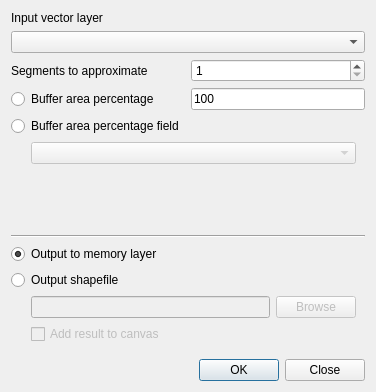
<?xml version="1.0" encoding="UTF-8"?>
<ui version="4.0">
 <class>BufferByPercentage</class>
 <widget class="QDialog" name="BufferByPercentage">
  <property name="geometry">
   <rect>
    <x>0</x>
    <y>0</y>
    <width>376</width>
    <height>392</height>
   </rect>
  </property>
  <property name="windowTitle">
   <string>Buffer by Percentage</string>
  </property>
  <layout class="QVBoxLayout" name="verticalLayout">
   <item>
    <layout class="QVBoxLayout">
     <item>
      <widget class="QLabel" name="label_1">
       <property name="text">
        <string>Input vector layer</string>
       </property>
      </widget>
     </item>
     <item>
      <widget class="QComboBox" name="inputLayer">
       <property name="sizePolicy">
        <sizepolicy hsizetype="Minimum" vsizetype="Fixed">
         <horstretch>0</horstretch>
         <verstretch>0</verstretch>
        </sizepolicy>
       </property>
      </widget>
     </item>
    </layout>
   </item>
   <item>
    <layout class="QHBoxLayout" name="horizontalLayout">
     <item>
      <widget class="QLabel" name="lblSegments">
       <property name="text">
        <string>Segments to approximate</string>
       </property>
      </widget>
     </item>
     <item>
      <widget class="QSpinBox" name="segments">
       <property name="minimum">
        <number>1</number>
       </property>
       <property name="maximum">
        <number>10000</number>
       </property>
       <property name="value">
        <number>1</number>
       </property>
      </widget>
     </item>
    </layout>
   </item>
   <item>
    <layout class="QHBoxLayout" name="_4">
     <item>
      <layout class="QHBoxLayout" name="_5">
       <item>
        <widget class="QRadioButton" name="rdoBuffer">
         <property name="text">
          <string>Buffer area percentage</string>
         </property>
         <property name="checked">
          <bool>false</bool>
         </property>
        </widget>
       </item>
       <item>
        <widget class="QLineEdit" name="param">
         <property name="enabled">
          <bool>true</bool>
         </property>
         <property name="sizePolicy">
          <sizepolicy hsizetype="Minimum" vsizetype="Fixed">
           <horstretch>0</horstretch>
           <verstretch>0</verstretch>
          </sizepolicy>
         </property>
         <property name="layoutDirection">
          <enum>Qt::LeftToRight</enum>
         </property>
         <property name="text">
          <string>100</string>
         </property>
         <property name="cursorPosition">
          <number>3</number>
         </property>
        </widget>
       </item>
      </layout>
     </item>
    </layout>
   </item>
   <item>
    <layout class="QVBoxLayout" name="_7">
     <item>
      <widget class="QRadioButton" name="radioPercentageField">
       <property name="text">
        <string>Buffer area percentage field</string>
       </property>
      </widget>
     </item>
     <item>
      <widget class="QWidget" name="widget" native="true">
       <layout class="QVBoxLayout" name="verticalLayout_3">
        <property name="leftMargin">
         <number>20</number>
        </property>
        <property name="topMargin">
         <number>0</number>
        </property>
        <item>
         <widget class="QComboBox" name="dropdownPercentageField">
          <property name="enabled">
           <bool>false</bool>
          </property>
          <property name="sizePolicy">
           <sizepolicy hsizetype="Minimum" vsizetype="Fixed">
            <horstretch>0</horstretch>
            <verstretch>0</verstretch>
           </sizepolicy>
          </property>
         </widget>
        </item>
       </layout>
      </widget>
     </item>
    </layout>
   </item>
   <item>
    <spacer name="spacer">
     <property name="orientation">
      <enum>Qt::Vertical</enum>
     </property>
     <property name="sizeHint" stdset="0">
      <size>
       <width>20</width>
       <height>194</height>
      </size>
     </property>
    </spacer>
   </item>
   <item>
    <widget class="Line" name="line">
     <property name="orientation">
      <enum>Qt::Horizontal</enum>
     </property>
    </widget>
   </item>
   <item>
    <widget class="QRadioButton" name="radioMemoryLayer">
     <property name="text">
      <string>Output to memory layer</string>
     </property>
     <property name="checked">
      <bool>true</bool>
     </property>
     <attribute name="buttonGroup">
      <string notr="true">buttonGroup</string>
     </attribute>
    </widget>
   </item>
   <item>
    <widget class="QRadioButton" name="radioOutputLayer">
     <property name="text">
      <string>Output shapefile</string>
     </property>
     <attribute name="buttonGroup">
      <string notr="true">buttonGroup</string>
     </attribute>
    </widget>
   </item>
   <item>
    <widget class="QWidget" name="outputLayerWidget" native="true">
     <property name="enabled">
      <bool>false</bool>
     </property>
     <layout class="QVBoxLayout" name="verticalLayout_2">
      <property name="leftMargin">
       <number>20</number>
      </property>
      <property name="topMargin">
       <number>0</number>
      </property>
      <item>
       <layout class="QHBoxLayout" name="_3">
        <item>
         <widget class="QLineEdit" name="outputLayer">
          <property name="readOnly">
           <bool>true</bool>
          </property>
         </widget>
        </item>
        <item>
         <widget class="QPushButton" name="btnBrowse">
          <property name="text">
           <string>Browse</string>
          </property>
         </widget>
        </item>
       </layout>
      </item>
      <item>
       <widget class="QCheckBox" name="checkboxAddToCanvas">
        <property name="text">
         <string>Add result to canvas</string>
        </property>
       </widget>
      </item>
     </layout>
    </widget>
   </item>
   <item>
    <layout class="QHBoxLayout" name="horizontalLayout_2">
     <item>
      <widget class="QDialogButtonBox" name="buttonBox">
       <property name="standardButtons">
        <set>QDialogButtonBox::Close|QDialogButtonBox::Ok</set>
       </property>
      </widget>
     </item>
    </layout>
   </item>
  </layout>
  <zorder>spacer</zorder>
  <zorder>line</zorder>
  <zorder>radioMemoryLayer</zorder>
  <zorder>radioOutputLayer</zorder>
  <zorder>outputLayerWidget</zorder>
 </widget>
 <resources/>
 <connections>
  <connection>
   <sender>radioOutputLayer</sender>
   <signal>toggled(bool)</signal>
   <receiver>outputLayerWidget</receiver>
   <slot>setEnabled(bool)</slot>
   <hints>
    <hint type="sourcelabel">
     <x>187</x>
     <y>602</y>
    </hint>
    <hint type="destinationlabel">
     <x>187</x>
     <y>646</y>
    </hint>
   </hints>
  </connection>
  <connection>
   <sender>rdoBuffer</sender>
   <signal>toggled(bool)</signal>
   <receiver>param</receiver>
   <slot>setEnabled(bool)</slot>
   <hints>
    <hint type="sourcelabel">
     <x>104</x>
     <y>116</y>
    </hint>
    <hint type="destinationlabel">
     <x>284</x>
     <y>117</y>
    </hint>
   </hints>
  </connection>
  <connection>
   <sender>radioPercentageField</sender>
   <signal>toggled(bool)</signal>
   <receiver>dropdownPercentageField</receiver>
   <slot>setEnabled(bool)</slot>
   <hints>
    <hint type="sourcelabel">
     <x>120</x>
     <y>151</y>
    </hint>
    <hint type="destinationlabel">
     <x>187</x>
     <y>183</y>
    </hint>
   </hints>
  </connection>
 </connections>
 <buttongroups>
  <buttongroup name="buttonGroup"/>
 </buttongroups>
</ui>
